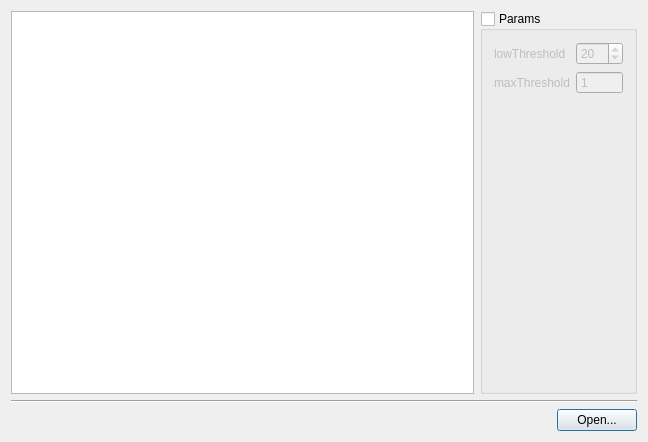
<?xml version="1.0" encoding="UTF-8"?>
<ui version="4.0">
 <class>Dialog</class>
 <widget class="QDialog" name="Dialog">
  <property name="geometry">
   <rect>
    <x>0</x>
    <y>0</y>
    <width>648</width>
    <height>442</height>
   </rect>
  </property>
  <property name="windowTitle">
   <string>Canny Edge Detection Example</string>
  </property>
  <layout class="QVBoxLayout" name="verticalLayout" stretch="1,0,0">
   <item>
    <layout class="QHBoxLayout" name="horizontalLayout_2" stretch="1,0">
     <item>
      <widget class="QtOcv::ImageWidget" name="imageWidget"/>
     </item>
     <item>
      <widget class="QGroupBox" name="groupBox">
       <property name="title">
        <string>Params</string>
       </property>
       <property name="checkable">
        <bool>true</bool>
       </property>
       <property name="checked">
        <bool>false</bool>
       </property>
       <layout class="QFormLayout" name="formLayout">
        <property name="fieldGrowthPolicy">
         <enum>QFormLayout::AllNonFixedFieldsGrow</enum>
        </property>
        <item row="2" column="0">
         <widget class="QLabel" name="label_2">
          <property name="text">
           <string>lowThreshold</string>
          </property>
         </widget>
        </item>
        <item row="2" column="1">
         <widget class="QSpinBox" name="lowThresholdEdit">
          <property name="minimum">
           <number>1</number>
          </property>
          <property name="maximum">
           <number>100</number>
          </property>
          <property name="value">
           <number>20</number>
          </property>
         </widget>
        </item>
        <item row="3" column="0">
         <widget class="QLabel" name="label_3">
          <property name="text">
           <string>maxThreshold</string>
          </property>
         </widget>
        </item>
        <item row="3" column="1">
         <widget class="QSpinBox" name="maxThresholdEdit">
          <property name="readOnly">
           <bool>true</bool>
          </property>
          <property name="buttonSymbols">
           <enum>QAbstractSpinBox::NoButtons</enum>
          </property>
          <property name="minimum">
           <number>1</number>
          </property>
          <property name="maximum">
           <number>1000</number>
          </property>
         </widget>
        </item>
       </layout>
      </widget>
     </item>
    </layout>
   </item>
   <item>
    <widget class="Line" name="line">
     <property name="orientation">
      <enum>Qt::Horizontal</enum>
     </property>
    </widget>
   </item>
   <item>
    <layout class="QHBoxLayout" name="horizontalLayout">
     <item>
      <spacer name="horizontalSpacer">
       <property name="orientation">
        <enum>Qt::Horizontal</enum>
       </property>
       <property name="sizeHint" stdset="0">
        <size>
         <width>40</width>
         <height>20</height>
        </size>
       </property>
      </spacer>
     </item>
     <item>
      <widget class="QPushButton" name="openButton">
       <property name="text">
        <string>Open...</string>
       </property>
      </widget>
     </item>
    </layout>
   </item>
  </layout>
 </widget>
 <layoutdefault spacing="6" margin="11"/>
 <customwidgets>
  <customwidget>
   <class>QtOcv::ImageWidget</class>
   <extends>QGraphicsView</extends>
   <header>cvimagewidget.h</header>
  </customwidget>
 </customwidgets>
 <resources/>
 <connections/>
</ui>
